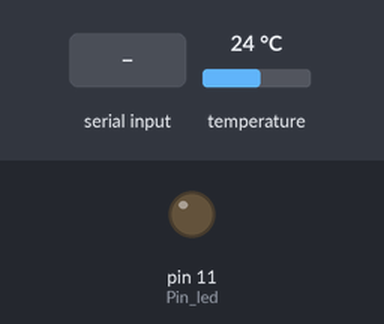
A sketch run on a simulated Arduino Uno, built with avr-gcc and run on an emulated ATmega328P. On the bench: output pins drawn as LEDs (lit = HIGH). The inputs (shaded band) are chosen by the test bench; at power-on: temperature 24 °C. What the sketch prints to the serial monitor is not drawn.

Above: at 2.2 s.
2.3 s: "A" received over Serial
At 5.3 s:
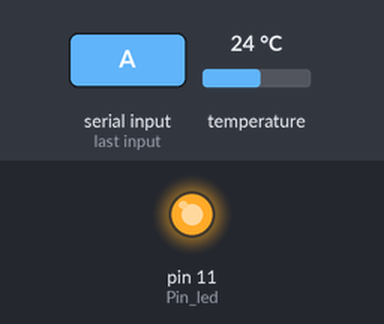
6.0 s: temperature set to 12 °C
10.3 s: temperature set to 19 °C
Timing chart, 0 to 13.3 s (numbered marks = the images above; inputs shaded):
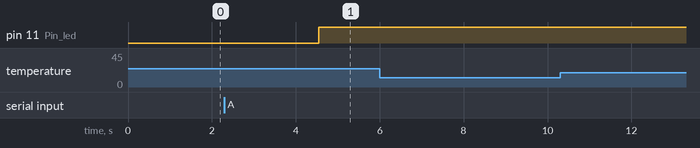

Measured:
- after the input at 2.3 s, pin 11 (Pin_led): LOW → HIGH after 2.2 s
- after the input at 6.0 s, every drawn part: stays the same
- after the input at 10.3 s, every drawn part: stays the same

The sketch:

Ejercicio14-Interfaz_Processing.ino
```cpp
/*
  theRobotAcademy.com
  by B. Ronquillo
  Arduino + Processing: Primeros Pasos
*/

#include <OneWire.h>                 //Se importan las librerías
#include <DallasTemperature.h>
#define Pin_temp  2                  //Se declara el pin donde se conectará el sensor de temperatura DS18B20
#define Pin_led   11                  // Pin del LED

int temp;// Variable sensor de temperaura
boolean status=LOW; //Estado del led

OneWire ourWire(Pin_temp);           //Se establece el pin declarado como bus para la comunicación OneWire
DallasTemperature sensors(&ourWire); //Se llama a la librería DallasTemperature

void setup()
{
  delay(1000);
  sensors.begin(); //Se inician los sensores
  pinMode(Pin_led,OUTPUT);
  Serial.begin(9600);
}

void loop()
{
  sensors.requestTemperatures();       //Prepara el sensor para la lectura
  temp = sensors.getTempCByIndex(0);
  Serial.write(int(temp));  // Para poder visualizar en la consola de PROCESSING
  /*
  byte * b = (byte *) &temp;
  Serial.write(b,4); // Para que pueda leerse desde processing
  */
  //Serial.print(temp); // Para poder visualizar en la consola de ARDUINO
  //Serial.println(" Grados Centigrados");

  delay(1000);                         //Se provoca una parada de 1 segundo antes de la próxima lectura

  /* ALTERNATIVA CON SENSOR DE TEMPERATURA ANALÓGICO LM35
  temp = analogRead(A0); //Lee los datos del sensor LM35
  temp = (5.0 * temp * 100)/1023.0;//Formula para convertir a ºC
  Serial.write(temp); //Enviamos los datos en forma de byte
  delay(100);
  */

  if(Serial.available()>0)//Si el Arduino recibe datos a través del puerto serie
  {
    byte dato = Serial.read(); //Los almacena en la variable "dato"
    if(dato==65)  //Si recibe una "A" (en ASCII "65")
    {
      status=!status; //Cambia el estatus del led
    }
    digitalWrite(Pin_led,status);
  }
}
```
